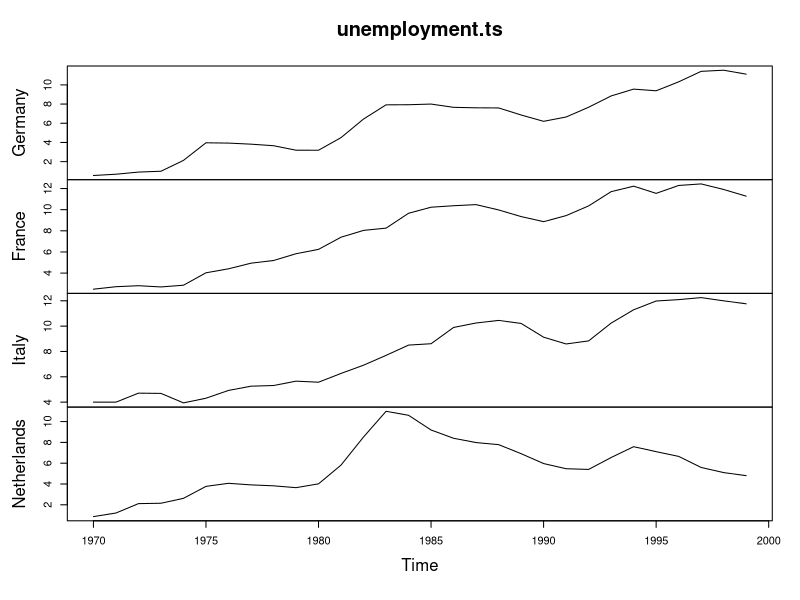
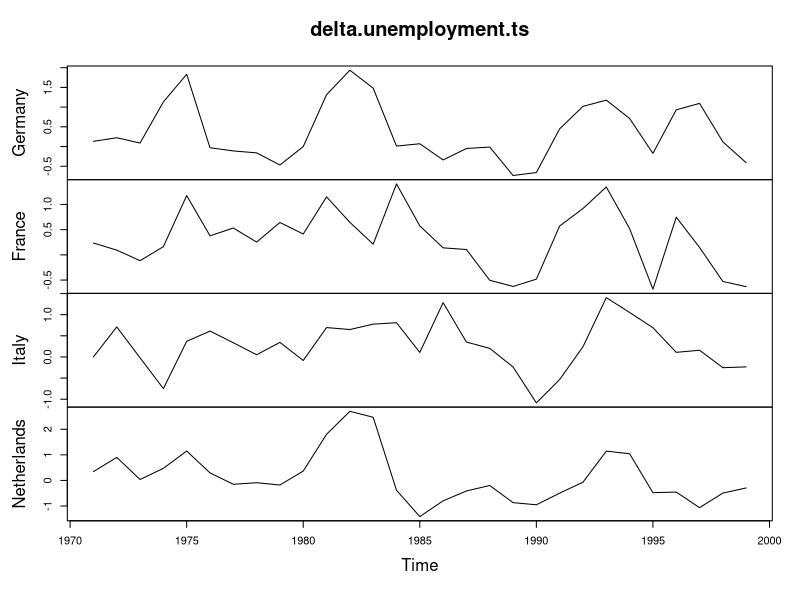

Reproduce these figures in R, in order.
#' # OECD unemployment data

options(jupyter.rich_display=FALSE) # Create output as usual in R

#' The data file ["unemployment.csv"](https://github.com/melff/dataman-r/raw/main//dates-times-timeseries/OECD-unemployment.R) used below consists of data originally downloaded from the [OECD Database website](https://data.oecd.org).

unemployment <- read.csv("unemployment.csv")

unemployment.ts <- ts(unemployment[2:5],
                      start = 1970)

plot(unemployment.ts)

window(unemployment.ts,
       start=1980,
       end=1989)

delta.unemployment.ts <- diff(unemployment.ts)

plot(delta.unemployment.ts)
